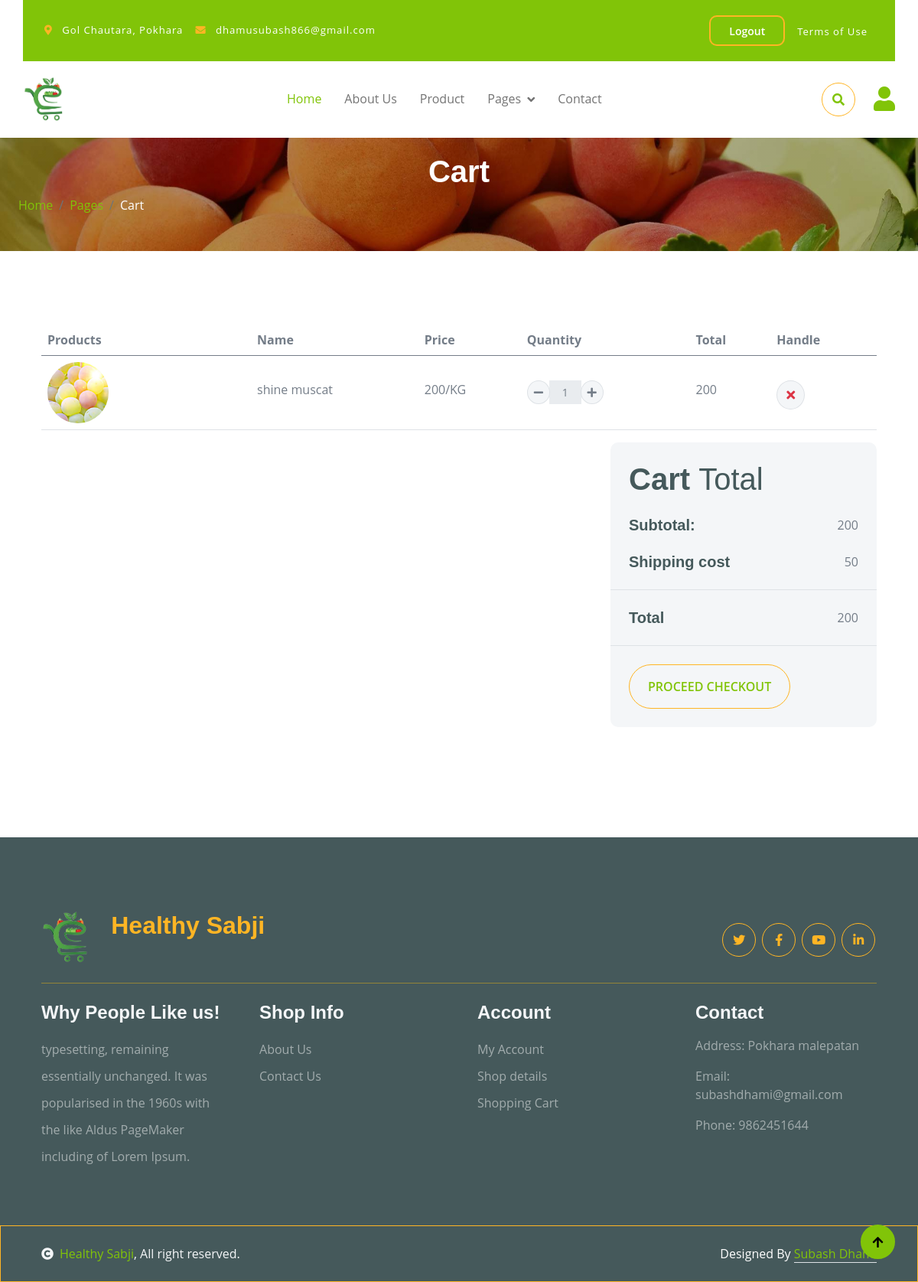
/cart/ (signed in), run on an earlier commit of the app's database.
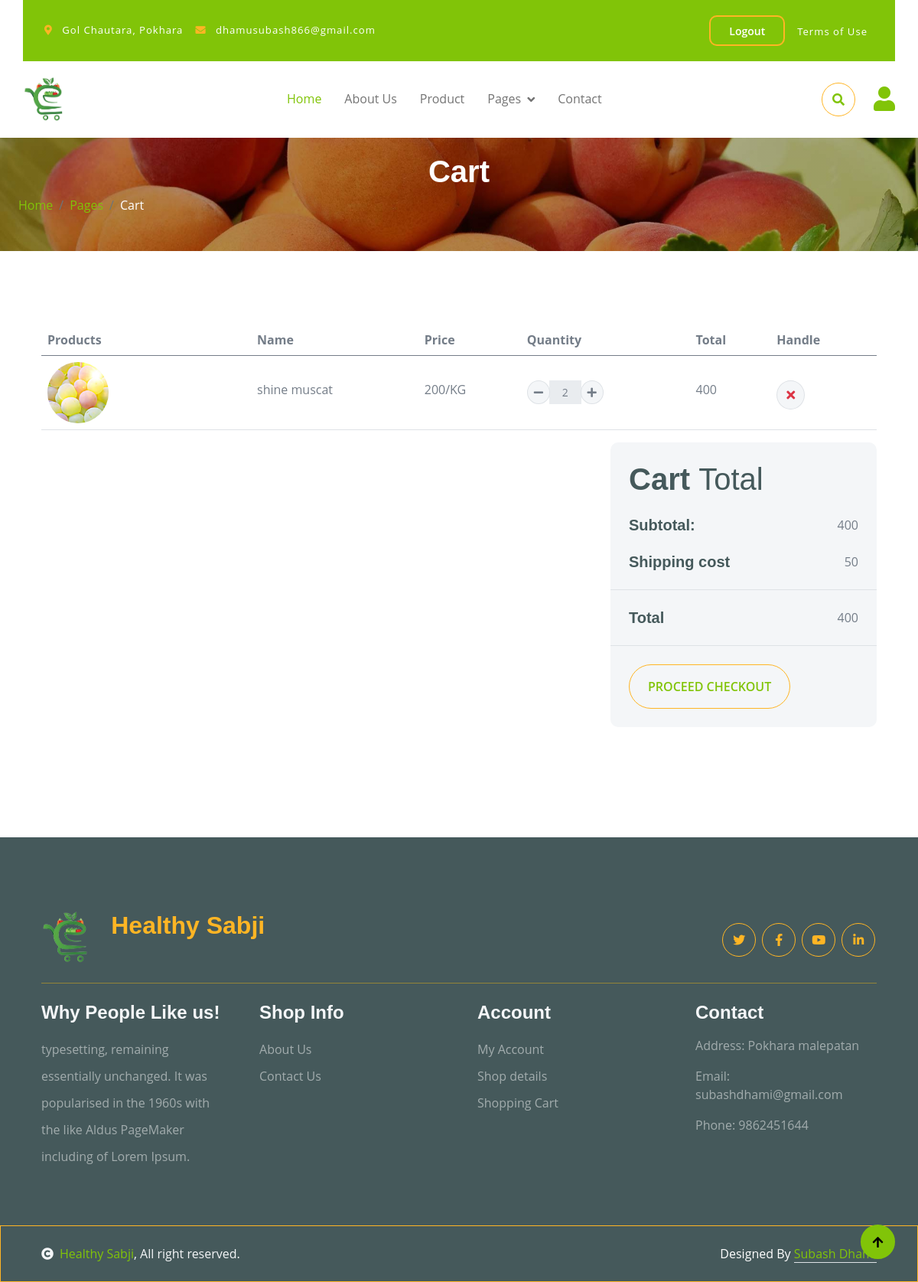
And on a later commit of the database.
### cart/models.py (models this page shows, shortened)
class Cart(models.Model):
    user = models.ForeignKey('accounts.CustomUser', on_delete=models.CASCADE, related_name='cart_items')
    product = models.ForeignKey('sabji.Product', on_delete=models.CASCADE)
    quantity = models.PositiveIntegerField()
    def total_price(self):
        return self.product.price * self.quantity
    class Meta:
        unique_together = ('user', 'product')

### sabji/models.py (models this page shows, shortened)
class Product(models.Model):
    name = models.CharField(max_length=100)
    price = models.IntegerField(help_text='Price per kilo')
    description = models.TextField()
    image = models.ImageField(upload_to='product_images/')
    quantity = models.IntegerField()
    category = models.ForeignKey('Category', on_delete=models.SET_NULL, related_name='products',null=True)

### cart/views.py (the view)
# urls.py: path('cart/', views.cart, name="cart"),
def cart(request):
    carts = Cart.objects.filter(user=request.user)
    total = 0
    for cart in carts:
        total += cart.product.price * cart.quantity
    context = {
        'total': total,
        'shipping': 50,
    }
    return render(request,'cart/cart.html',context)

### sabji/processors.py (called while the page is built)
def productprocessor(request):
    products = Product.objects.filter(quantity__gt=0)
    lowest_price = products.filter(quantity__gt=0).order_by('price').first()
    return {'products': products, 'lowest_price': lowest_price}

def categoryprocessor(request):
    categories = Category.objects.all()
    return {'categories': categories}

### templates/cart/cart.html (shortened to what the changed rows need)
{% extends "base.html" %}
{% block content %}
        <div class="container-fluid page-header py-5">
            <h1 class="text-center text-white display-6">Cart</h1>
        </div>
        <div class="container-fluid py-5">
            <div class="container py-5" id="container">
                <div class="table-responsive">
                    <table class="table" >
                        <thead>
                          <tr>
                            <th scope="col">Products</th>
                            <th scope="col">Name</th>
                            <th scope="col">Price</th>
                            <th scope="col">Quantity</th>
                            <th scope="col">Total</th>
                            <th scope="col">Handle</th>
                          </tr>
                        </thead>
                        <tbody>
                            {% for cart in request.user.cart_items.all %}
                            <tr>
                                <th scope="row">
                                    <div class="d-flex align-items-center">
                                        <img src="{{cart.product.image.url}}" class="img-fluid me-5 rounded-circle" style="width: 80px; height: 80px;" alt="">
                                    </div>
                                </th>
                                <td>
                                    <p class="mb-0 mt-4">{{cart.product.name}}</p>
                                </td>
                                <td>
                                    <p class="mb-0 mt-4">{{cart.product.price}}/KG</p>
                                </td>
                                <td>
                                    <div class="input-group quantity mt-4" style="width: 100px;">
                                        <div class="input-group-btn">
                                            <button class="btn btn-sm btn-minus rounded-circle bg-light border"
                                            hx-get="{% url 'decrease_cart' cart.product.id %}"
                                            hx-target="#container"
                                            hx-swap="outerHTML">
                                            <i class="fa fa-minus"></i>
                                            </button>
                                        </div>
                                        <input type="text" class="form-control form-control-sm text-center border-0" value="{{cart.quantity}}" readonly>
                                        <div class="input-group-btn">
                                            <button class="btn btn-sm btn-plus rounded-circle bg-light border"
                                            hx-get="{% url 'increase_cart' cart.product.id %}"
                                            hx-target="#container"
                                            hx-swap="outerHTML">
                                                <i class="fa fa-plus"></i>
                                            </button>
                                        </div>
                                    </div>
                                </td>
                                <td>
                                    <p class="mb-0 mt-4">{{cart.total_price}}</p>
                                </td>
                                <td>
                                    <button
                                    hx-get="{% url 'remove_from_cart' cart.product.id cart.quantity %}"
                                            hx-target="#container"
                                            hx-swap="outerHTML" class="btn btn-md rounded-circle bg-light border mt-4" >
                                        <i class="fa fa-times text-danger"></i>
                                    </button>
                                </td>
                            </tr>
                            {% endfor %}
                        </tbody>
                    </table>
                </div>
                <div class="row g-4 justify-content-end">
                    <div class="col-sm-8 col-md-7 col-lg-6 col-xl-4">
                        <div class="bg-light rounded">
                            <div class="p-4">
                                <h1 class="display-6 mb-4">Cart <span class="fw-normal">Total</span></h1>
                                <div class="d-flex justify-content-between mb-4">
                                    <h5 class="mb-0 me-4">Subtotal:</h5>
                                    <p class="mb-0">{{total}}</p>
                                </div>
                            </div>
                            <div class="py-4 mb-4 border-top border-bottom d-flex justify-content-between">
                                <h5 class="mb-0 ps-4 me-4">Total</h5>
                                <p class="mb-0 pe-4">{{total}}</p>
                            </div>
                        </div>
                    </div>
                </div>
            </div>
        </div>
        {% endblock %}

What changed in the data, as far as the page shows it:
changed Cart "shine muscat": quantity "1" → "2"; total_price "200" → "400"
Also different on the page:
{{ total }}: "200" → "400"
